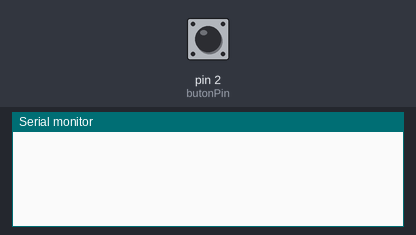
This sketch was run on a simulated Arduino Uno, built with avr-gcc and run on an emulated ATmega328P. Parts: the last lines printed to the serial monitor. The inputs (shaded band) are chosen by the test bench; at power-on: pin 2 (butonPin) LOW.

Above: at 1.2 s.
1.3 s: pin 2 (butonPin) pulled HIGH for 0.15 s
At 2.5 s:
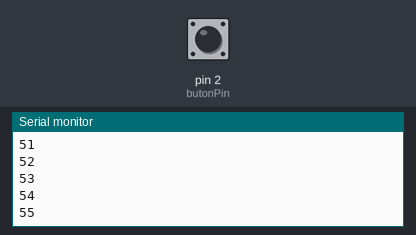
2.9 s: pin 2 (butonPin) pulled HIGH for 1 s
At 5.0 s:
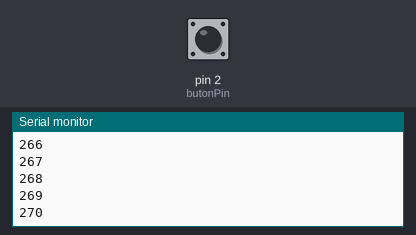
5.4 s: pin 2 (butonPin) pulled HIGH for 0.15 s
At 6.7 s:
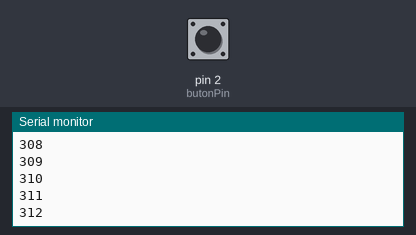
Timing chart, 0 to 8.4 s (numbered marks = the images above; inputs shaded):
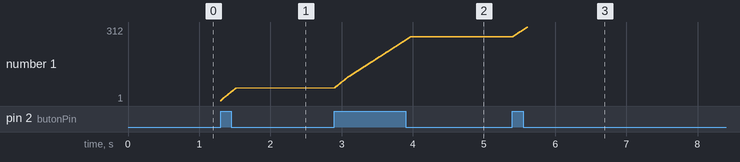

Measured:
- after the input at 1.3 s, the serial monitor: prints a new line at once (image 1)
- after the input at 2.9 s, the serial monitor: prints a new line at once (image 2)
- plotted number 1: 55 → 270 after the input at 2.9 s

The sketch:

ak0310_sayacKaciyor.ino
```cpp
/*
  BU KOD NE YAPAR?
  Bu kod, 2 numaralı pindeki butona her basışta bir sayacı artırıp Seri Monitör'e yazar.
  Ama butona TEK basış sayacı birçok kez artırır — sayaç "kaçar". Nedenini bu derste göreceksin.
*/

/*
  ak0310 — Buton sayacı: sayaç neden kaçıyor?
  Ne öğreneceğiz: loop() çok hızlıdır — TEK bir basışı çok kez "görür". Bir
    basışı bir kez saydırmak için kartı butonun bırakılmasına kadar bekletmek gerekir
  Malzeme: Arduino Uno kartı, USB kablosu, Paket 5 devresi (4 LED, pin 3/5/6/9),
    2 buton (pin 2 ve pin 8), 2 adet 10 kΩ direnç (pull-down) — ak0230'un devresi aynen
  Devre: ak0230'un devresi aynen. Bu derste Buton 1 (pin 2) kullanılıyor, ekran dersi.

  Şimdilik kara kutu (sonra açacağız):
    void                    -> "fonksiyon" konusunda açılacak
    Serial ve noktalı yazım -> "fonksiyon" konusunda açılacak
  Bunlara şimdilik dokunma, sırası gelince tek tek açacağız.

  kaynak: ..\arsiv\046butonSayac_amator\046butonSayac_amator.ino (bu dosya) ve
          ..\arsiv\047butonSayac_pro\047butonSayac_pro.ino (çare, SEN YAP 2).
          Kaynaktaki `while(...);` noktalı virgül ve "el freni" yorumu taşınmadı:
          `{ }` yazıldı (ak0250 kalıbı). pin 2 `buttonPin` -> `butonPin` (Türkçe isim).
*/

// --- KAVRAM ---
// Şimdiye kadar butona basmak "bir olay" gibiydi. Ama kart için bir basış çok uzun
// bir zaman: sen parmağını bir saniye basılı tutsan bile loop() bu sürede çok
// kez baştan başlar ve HER TURDA butonun HIGH olduğunu görür.
// Bu kod "buton HIGH ise sayacı artır" diyor — yani her tur bir kez artırıyor.
// Aşağıdaki kodu yükle, Seri Monitör'ü 9600'de aç, butona BİR KEZ kısa bas ve
// ekrana bak.
const int butonPin = 2;
int sayac = 0;

void setup() {
  pinMode(butonPin, INPUT);
  Serial.begin(9600);
}

void loop() {
  if (digitalRead(butonPin) == HIGH) {
    sayac++;
    Serial.println(sayac);
  }
}

// --- SEN YAP ---
// 1) Yukarıdaki kodu olduğu gibi yükle, butona BİR KEZ bas ve bırak. Ekranda sayaç
//    kaça çıktı? Tahmin etmeden önce bak, sonra defterine yaz. Neden 1 değil?
// 2) Çaresini kendin yaz: ak0250'deki "butonu BIRAKILANA kadar bekle" kalıbını
//    (while, boş gövde { }) sayacı artırdıktan hemen sonra ekle, loop()'un sonuna
//    da delay(20); koy. Bir basış artık kaç sayıyor?
// 3) İkinci buton (pin 8) için ikinci bir sayaç ekle: Buton 1 kendi sayacını, Buton 2
//    kendi sayacını artırsın. Sonra Buton 1'i BASILI TUT ve Buton 2'ye bas. Buton 2
//    sayılıyor mu? Neden böyle olduğunu defterine yaz (bir sonraki dersin sorusu).
// 4) Sayaç 2 olunca pin 6'daki LED yansın (if (sayac == 2)). Üçüncü basışta ne oluyor?
//    LED'in tekrar sönmesi ve sayma baştan başlaması için ne yapman gerekir?
```
